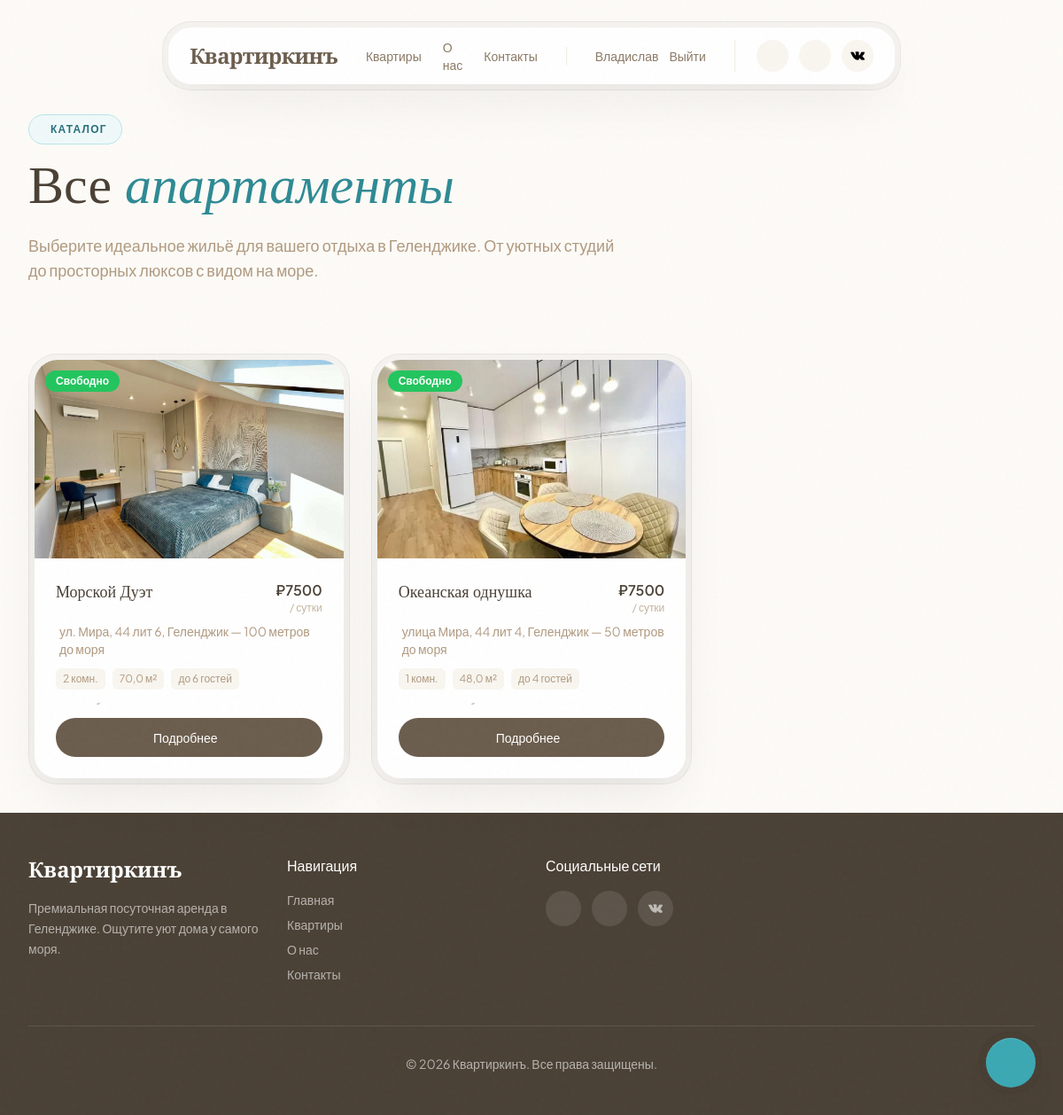
Page /apartments/ (signed in) on the committed database.
### users/models.py (models this page shows, shortened)
class CustomUser(AbstractUser):
    phone = models.CharField(
        'Номер телефона',
        max_length=20,
        unique=True,
        help_text='Формат: +7 (XXX) XXX-XX-XX'
    )
    email = models.EmailField(
        'Email',
        blank=True,
        null=True,
    )
    first_name = models.CharField('Имя', max_length=150)
    last_name = models.CharField('Фамилия', max_length=150)
    USERNAME_FIELD = 'phone'
    REQUIRED_FIELDS = ['first_name', 'last_name']
    class Meta:
        verbose_name = 'Пользователь'
        verbose_name_plural = 'Пользователи'

### apartments/models.py (models this page shows, shortened)
class Apartment(models.Model):
    name = models.CharField('Название', max_length=200)
    slug = models.SlugField('URL-слаг', unique=True)
    address = models.CharField('Адрес', max_length=300)
    rooms = models.PositiveIntegerField('Количество комнат')
    area = models.DecimalField('Площадь (м²)', max_digits=6, decimal_places=1)
    price_per_day = models.DecimalField('Цена за сутки (₽)', max_digits=10, decimal_places=0)
    description = models.TextField('Описание')
    latitude = models.FloatField('Широта')
    longitude = models.FloatField('Долгота')
    max_guests = models.PositiveIntegerField('Максимум гостей', default=4)
    distance_to_sea = models.CharField('Расстояние до моря', max_length=100, blank=True)
    has_wifi = models.BooleanField('Wi-Fi', default=False)
    has_smart_tv = models.BooleanField('Smart TV', default=False)
    has_washing_machine = models.BooleanField('Стиральная машина', default=False)
    has_ac = models.BooleanField('Кондиционер', default=False)
    pets_allowed = models.BooleanField('Можно с питомцем', default=False)
    free_private_park = models.BooleanField("Бесплатная частная парковка", default=False) # new
    near_pool = models.BooleanField("Открытый бассейн рядом", default=False) # new
    avaible_smoke = models.BooleanField("Разрешено курить", default=False) # new
    is_active = models.BooleanField('Активна', default=True)
    bookings_enabled = models.BooleanField('Бронирование разрешено', default=True)
    created_at = models.DateTimeField('Создана', auto_now_add=True)
    class Meta:
        verbose_name = 'Апартаменты'
        verbose_name_plural = 'Апартаменты'
        ordering = ['name']
    def get_absolute_url(self):
        return reverse('apartment_detail', kwargs={'slug': self.slug})
    @property
    def main_image(self):
        return self.images.first()
    def get_current_availability(self):
        from datetime import date
        today = date.today()
        overlapping = self.reservations.filter(
            status__in=['pending', 'confirmed'],
            check_in__lte=today,
            check_out__gt=today,
        ).exists()
        return not overlapping

class ApartmentImage(models.Model):
    apartment = models.ForeignKey(
        Apartment,
        on_delete=models.CASCADE,
        related_name='images',
        verbose_name='Апартаменты'
    )
    image = models.ImageField('Фото', upload_to='apartments/')
    order = models.PositiveIntegerField('Порядок', default=0)
    class Meta:
        verbose_name = 'Фото апартаментов'
        verbose_name_plural = 'Фото апартаментов'
        ordering = ['order']

### apartments/views.py (the view)
# urls.py: path('apartments/', views.apartment_list, name='apartment_list'),
def apartment_list(request):
    from datetime import date
    apartments = Apartment.objects.filter(is_active=True).order_by('name')
    apartments_with_availability = []
    for apt in apartments:
        apartments_with_availability.append({
            'apartment': apt,
            'is_available': apt.get_current_availability(),
        })
    context = {
        'apartments': apartments_with_availability,
    }
    return render(request, 'apartments.html', context)

### apartments/context_processors.py (called while the page is built)
def current_year(request):
    return {"current_year": datetime.now().year}

### templates/apartments.html (shortened to what this page needs)
{% extends "base.html" %}
{% load static %}
{% block content %}
    <section class="pt-32 pb-12 px-4 sm:px-6 lg:px-8 xl:px-12">
        <div class="max-w-7xl mx-auto">
            <div class="reveal">
                <div class="inline-flex items-center gap-2 px-4 py-2 rounded-full bg-sea-50 border border-sea-200 text-sea-700 text-xs font-semibold uppercase tracking-widest mb-4">
                    Каталог
                </div>
                <h1 class="font-serif text-4xl sm:text-5xl lg:text-6xl font-medium text-sand-900 mb-6">
                    Все <span class="italic text-sea-600">апартаменты</span>
                </h1>
                <p class="text-lg text-sand-600 max-w-2xl">
                    Выберите идеальное жильё для вашего отдыха в Геленджике.
                    От уютных студий до просторных люксов с видом на море.
                </p>
            </div>
        </div>
    </section>
    <section class="py-8 px-4 sm:px-6 lg:px-8 xl:px-12">
        <div class="max-w-7xl mx-auto">
            <div class="grid sm:grid-cols-2 lg:grid-cols-3 gap-6">
                {% for item in apartments %}
                {% with apt=item.apartment %}
                <div class="apartment-card reveal">
                    <div class="double-bezel h-full">
                        <div class="double-bezel-inner overflow-hidden">
                            <div class="relative h-56 overflow-hidden group">
                                {% if apt.main_image %}
                                    <img src="{{ apt.main_image.image.url }}" alt="{{ apt.name }}"
                                         class="w-full h-full object-cover transition-transform duration-700 group-hover:scale-110">
                                {% else %}
                                    <div class="w-full h-full bg-sand-200 flex items-center justify-center">
                                        <i class="ph ph-image text-4xl text-sand-400"></i>
                                    </div>
                                {% endif %}
                                {% if not item.is_available %}
                                    <div class="absolute top-3 left-3 px-3 py-1 bg-red-500 text-white text-xs font-semibold rounded-full">Занято</div>
                                {% else %}
                                    <div class="absolute top-3 left-3 px-3 py-1 bg-green-500 text-white text-xs font-semibold rounded-full">Свободно</div>
                                {% endif %}
                            </div>
                            <div class="p-6">
                                <div class="flex items-start justify-between gap-4 mb-2">
                                    <h3 class="font-serif text-lg font-medium text-sand-900">{{ apt.name }}</h3>
                                    <div class="text-right flex-shrink-0">
                                        <div class="font-semibold text-sand-900">₽{{ apt.price_per_day|floatformat:0 }}</div>
                                        <div class="text-xs text-sand-500">/ сутки</div>
                                    </div>
                                </div>
                                <p class="text-sm text-sand-600 mb-3 flex items-center gap-1">
                                    {{ apt.address }}{% if apt.distance_to_sea %} — {{ apt.distance_to_sea }} до моря{% endif %}
                                </p>
                                <div class="flex flex-wrap gap-2 mb-4">
                                    <span class="px-2 py-1 rounded-md bg-sand-100 text-sand-600 text-xs">{{ apt.rooms }} комн.</span>
                                    <span class="px-2 py-1 rounded-md bg-sand-100 text-sand-600 text-xs">{{ apt.area }} м²</span>
                                    <span class="px-2 py-1 rounded-md bg-sand-100 text-sand-600 text-xs">до {{ apt.max_guests }} гостей</span>
                                </div>
                                <a href="{{ apt.get_absolute_url }}" class="magnetic-btn w-full flex items-center justify-center gap-2 px-6 py-3 bg-sand-800 text-white rounded-full font-medium text-sm hover:bg-sand-900 transition-colors">
                                    <span>Подробнее</span>
                                </a>
                            </div>
                        </div>
                    </div>
                </div>
                {% endwith %}
                {% empty %}
                <div class="col-span-3 text-center py-16 text-sand-500">
                    <i class="ph ph-house-simple text-5xl mb-4"></i>
                    <p class="text-lg">Квартиры не найдены.</p>
                </div>
                {% endfor %}
            </div>
        </div>
    </section>
{% endblock %}

### templates/base.html (shortened to what this page needs)
{% load static %}
<!DOCTYPE html>
<html lang="ru">
<head>
    <script src="https://cdn.tailwindcss.com"></script>
    <script src="{% static 'js/tailwind-config.js' %}"></script>
    <link rel="stylesheet" href="{% static 'css/common.css' %}">
</head>
<body class="font-sans antialiased">
    {% block navbar %}
    <nav id="navbar" class="fixed top-6 left-1/2 -translate-x-1/2 z-50 transition-all duration-700">
        <div class="double-bezel">
            <div class="double-bezel-inner px-6 py-3 flex items-center gap-8">
                <a href="{% url 'index' %}" class="font-serif text-2xl font-semibold text-sand-800 tracking-tight">
                    Квартиркинъ
                </a>
                <div class="hidden md:flex items-center gap-6">
                    <a href="{% url 'apartment_list' %}" class="nav-link text-sm font-medium text-sand-700 hover:text-sand-900">Квартиры</a>
                    <a href="{% url 'index' %}#about" class="nav-link text-sm font-medium text-sand-700 hover:text-sand-900">О нас</a>
                    <a href="{% url 'index' %}#contact" class="nav-link text-sm font-medium text-sand-700 hover:text-sand-900">Контакты</a>
                </div>
                <div class="hidden md:flex items-center gap-3 pl-6 border-l border-sand-200">
                    {% if user.is_authenticated %}
                        <a href="{% url 'profile' %}" class="text-sm text-sand-700 hover:text-sand-900 flex items-center gap-2">
                            {{ user.first_name }}
                        </a>
                        <a href="{% url 'logout' %}" class="text-sm font-medium text-sand-700 hover:text-sand-900">Выйти</a>
                    {% else %}
                        <a href="{% url 'auth' %}" class="text-sm font-medium text-sand-700 hover:text-sand-900 flex items-center gap-2">
                            <i class="ph ph-user"></i>
                            Войти
                        </a>
                    {% endif %}
                </div>
                <div class="hidden md:flex items-center gap-3 pl-6 border-l border-sand-200">
                    <a href="https://t.me/kvartirkin_vorkuta" class="w-9 h-9 rounded-full bg-sand-100 flex items-center justify-center text-sand-600 hover:bg-sea-500 hover:text-white transition-all duration-300">
                    </a>
                    <a href="https://wa.me/79121176777" class="w-9 h-9 rounded-full bg-sand-100 flex items-center justify-center text-sand-600 hover:bg-green-500 hover:text-white transition-all duration-300">
                    </a>
                    <a href="https://vk.com/kvartirkin11" class="w-9 h-9 rounded-full bg-sand-100 flex items-center justify-center text-sand-600 hover:bg-blue-500 transition-all duration-300 group">
                        <img src="{{ MEDIA_URL }}logo/vk-logo.png" alt="VK" class="w-4 h-4 object-contain transition-all duration-300 group-hover:brightness-0 group-hover:invert">
                    </a>
                </div>
            </div>
        </div>
    </nav>
    {% endblock navbar %}
    {% block content %}{% endblock %}
    {% block footer %}
    <footer class="py-12 px-4 sm:px-6 lg:px-8 xl:px-12 bg-sand-900 text-white/60">
        <div class="max-w-7xl mx-auto">
            <div class="grid sm:grid-cols-2 lg:grid-cols-4 gap-8 mb-12">
                <div>
                    <div class="font-serif text-2xl font-semibold text-white mb-4">Квартиркинъ</div>
                    <p class="text-sm leading-relaxed">
                        Премиальная посуточная аренда в Геленджике.
                        Ощутите уют дома у самого моря.
                    </p>
                </div>
                <div>
                    <h4 class="text-white font-medium mb-4">Навигация</h4>
                    <ul class="space-y-2 text-sm">
                        <li><a href="{% url 'index' %}" class="hover:text-white transition-colors">Главная</a></li>
                        <li><a href="{% url 'apartment_list' %}" class="hover:text-white transition-colors">Квартиры</a></li>
                        <li><a href="{% url 'index' %}#about" class="hover:text-white transition-colors">О нас</a></li>
                        <li><a href="{% url 'index' %}#contact" class="hover:text-white transition-colors">Контакты</a></li>
                    </ul>
                </div>
                <div>
                    <h4 class="text-white font-medium mb-4">Социальные сети</h4>
                    <div class="flex gap-3">
                        <a href="https://t.me/kvartirkin_vorkuta" class="w-10 h-10 rounded-full bg-white/10 flex items-center justify-center hover:bg-sea-500 transition-colors">
                        </a>
                        <a href="https://wa.me/79121176777" class="w-10 h-10 rounded-full bg-white/10 flex items-center justify-center hover:bg-green-500 transition-colors">
                        </a>
                        <a href="https://vk.com/kvartirkin11" class="w-10 h-10 rounded-full bg-white/10 flex items-center justify-center hover:bg-blue-500 transition-colors group">
                            <img src="{{ MEDIA_URL }}logo/vk-logo.png" alt="VK" class="w-4 h-4 object-contain brightness-0 invert opacity-60 group-hover:opacity-100 transition-opacity">
                        </a>
                    </div>
                </div>
            </div>
            <div class="pt-8 border-t border-white/10 text-sm text-center">
                © {{ current_year }} Квартиркинъ. Все права защищены.
            </div>
        </div>
    </footer>
    {% endblock footer %}
    <button id="ai-assistant-btn" class="ai-assistant double-bezel group">
        <div class="double-bezel-inner w-14 h-14 flex items-center justify-center bg-sea-500 text-white rounded-full hover:bg-sea-600 transition-colors">
        </div>
    </button>
</body>
</html>

### staticfiles/static/css/common.css (style rules this page uses)
body { background-color: #FDFBF7; color: #1a1a1a; }
html { scroll-behavior: smooth; }
.double-bezel { padding: 6px; background: rgba(0, 0, 0, 0.03); border-radius: 2rem; border: 1px solid rgba(0, 0, 0, 0.05); }
.double-bezel-inner { background: white; border-radius: calc(2rem - 6px); box-shadow: inset 0 1px 1px rgba(255, 255, 255, 0.15), 0 25px 60px -12px rgba(0, 0, 0, 0.08); }
.magnetic-btn { transition: all 0.7s cubic-bezier(0.32, 0.72, 0, 1); }
.nav-link { position: relative; }
.nav-link::after { content: ''; position: absolute; bottom: -4px; left: 0; width: 0; height: 2px; background: #3BA8B3; transition: width 0.3s cubic-bezier(0.32, 0.72, 0, 1); }
.reveal { opacity: 0; transform: translateY(40px); filter: blur(4px); transition: all 0.8s cubic-bezier(0.32, 0.72, 0, 1); }
.reveal.active { opacity: 1; transform: translateY(0); filter: blur(0); }
.ai-assistant { position: fixed; bottom: 24px; right: 24px; z-index: 100; animation: pulse-soft 3s ease-in-out infinite; }
.apartment-card { transition: all 0.7s cubic-bezier(0.32, 0.72, 0, 1); }

### rows in the picture
CustomUser: first_name "Владислав"
Apartment: apartment.main_image.image (picture), apartment.name "Морской Дуэт", apartment.price_per_day "7500", apartment.address "ул. Мира, 44 лит 6, Геленджик", apartment.distance_to_sea "100 метров", apartment.rooms "2", apartment.area "70,0", apartment.max_guests "6"
Apartment: apartment.main_image.image (picture), apartment.name "Океанская однушка", apartment.price_per_day "7500", apartment.address "улица Мира, 44 лит 4, Геленджик", apartment.distance_to_sea "50 метров", apartment.rooms "1", apartment.area "48,0", apartment.max_guests "4"
